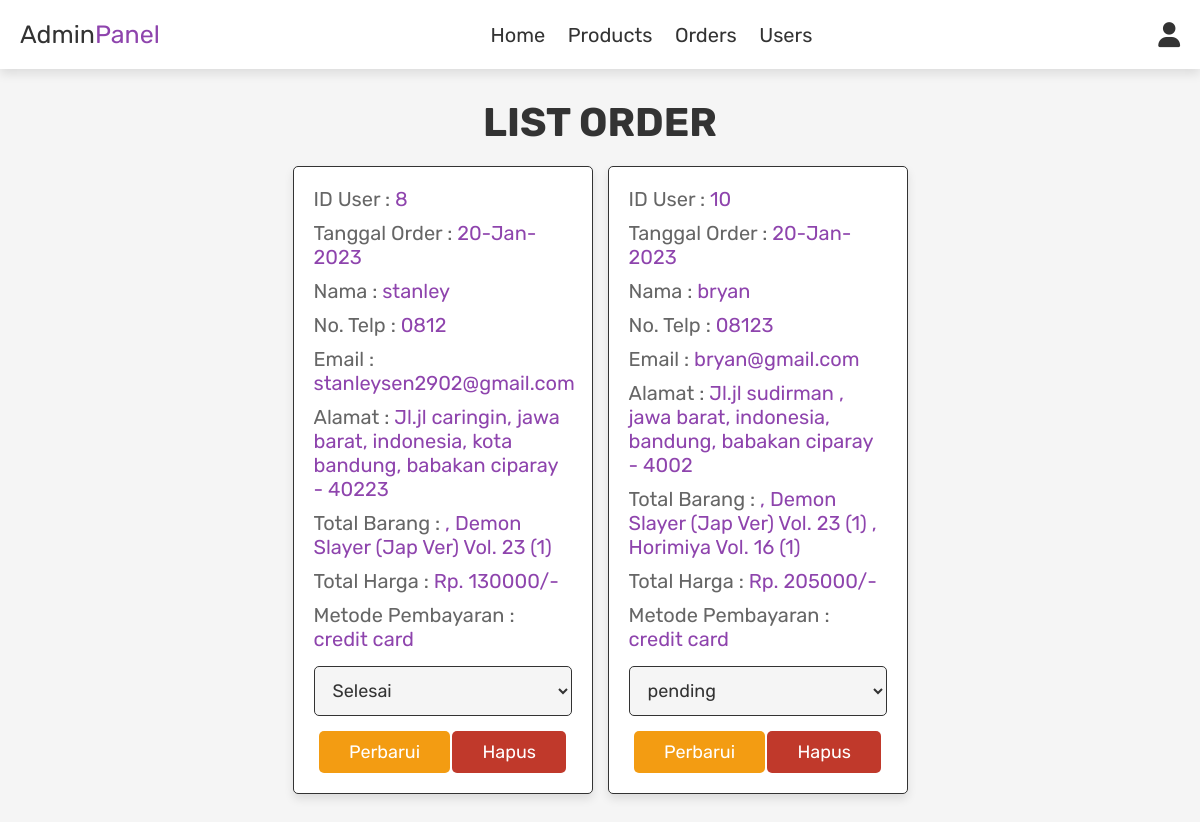
Screenshot of /admin_orders.php (signed in) with the database file from the repository.
### tables this page shows
CREATE TABLE `orders` (
  `id` int(100) NOT NULL,
  `user_id` int(100) NOT NULL,
  `name` varchar(100) NOT NULL,
  `number` varchar(12) NOT NULL,
  `email` varchar(100) NOT NULL,
  `method` varchar(50) NOT NULL,
  `address` varchar(500) NOT NULL,
  `total_products` varchar(1000) NOT NULL,
  `total_price` int(100) NOT NULL,
  `placed_on` varchar(50) NOT NULL,
  `payment_status` varchar(20) NOT NULL DEFAULT 'pending'
);

### admin_orders.php (the view, shortened to what this page needs)
<?php
include 'config.php';
?>
<!DOCTYPE html>
<html lang="en">
<head>
   <link rel="stylesheet" href="https://cdnjs.cloudflare.com/ajax/libs/font-awesome/6.0.0/css/all.min.css">
   <link rel="stylesheet" href="css/admin_style.css">
</head>
<body>
<?php include 'admin_header.php'; ?>
<section class="orders">
   <h1 class="title">LIST ORDER</h1>
   <div class="box-container">
      <?php
      $select_orders = mysqli_query($conn, "SELECT * FROM `orders`") or die('query failed');
      if(mysqli_num_rows($select_orders) > 0){
         while($fetch_orders = mysqli_fetch_assoc($select_orders)){
      ?>
      <div class="box">
         <p> ID User           : <span><?php echo $fetch_orders['user_id']; ?></span> </p>
         <p> Tanggal Order     : <span><?php echo $fetch_orders['placed_on']; ?></span> </p>
         <p> Nama              : <span><?php echo $fetch_orders['name']; ?></span> </p>
         <p> No. Telp          : <span><?php echo $fetch_orders['number']; ?></span> </p>
         <p> Email             : <span><?php echo $fetch_orders['email']; ?></span> </p>
         <p> Alamat            : <span><?php echo $fetch_orders['address']; ?></span> </p>
         <p> Total Barang      : <span><?php echo $fetch_orders['total_products']; ?></span> </p>
         <p> Total Harga       : <span>Rp. <?php echo $fetch_orders['total_price']; ?>/-</span> </p>
         <p> Metode Pembayaran : <span><?php echo $fetch_orders['method']; ?></span> </p>
         <form action="" method="post">
            <select name="update_payment">
               <option value="" selected disabled><?php echo $fetch_orders['payment_status']; ?></option>
            </select>
            <input type="submit" value="Perbarui" name="update_order" class="option-btn">
            <a href="admin_orders.php?delete=<?php echo $fetch_orders['id']; ?>" onclick="return confirm('Hapus pengguna ini?');" class="delete-btn">Hapus</a>
         </form>
      </div>
      <?php
         }
      }else{
         echo '<p class="empty">Keranjang anda kosong!</p>';
      }
      ?>
   </div>
</section>
</body>
</html>

### css/admin_style.css (style rules this page uses)
:root { --purple:#8e44ad; --red:#c0392b; --orange:#f39c12; --black:#333; --white:#fff; --light-color:#666; --light-white:#ccc; --light-bg:#f5f5f5; --border:.1rem solid var(--black); --box-shadow:0 .5rem 1rem rgba(0,0,0,.1); }
* { font-family: 'Rubik', sans-serif; margin:0; padding:0; box-sizing: border-box; outline: none; border:none; text-decoration: none; transition:all .2s linear; }
html { font-size: 62.5%; overflow-x: hidden; }
body { background-color: var(--light-bg); }
section { padding:3rem 2rem; }
.title { text-align: center; margin-bottom: 2rem; text-transform: uppercase; color:var(--black); font-size: 4rem; }
.btn, .option-btn, .delete-btn, .white-btn { display: inline-block; margin-top: 1rem; padding:1rem 3rem; cursor: pointer; color:var(--white); font-size: 1.8rem; border-radius: .5rem; text-transform: capitalize; }
.option-btn { background-color: var(--orange); }
.delete-btn { background-color: var(--red); }
.orders .box-container { display: grid; grid-template-columns: repeat(auto-fit, 30rem); justify-content: center; gap:1.5rem; max-width: 1200px; margin:0 auto; align-items: flex-start; }
.orders .box-container .box { background-color: var(--white); padding:2rem; border:var(--border); box-shadow: var(--box-shadow); border-radius: .5rem; }
.orders .box-container .box p { padding-bottom: 1rem; font-size: 2rem; color:var(--light-color); }
.orders .box-container .box p span { color:var(--purple); }
.orders .box-container .box form { text-align: center; }
.orders .box-container .box form select { border-radius: .5rem; margin:.5rem 0; width: 100%; background-color: var(--light-bg); border:var(--border); padding:1.2rem 1.4rem; font-size: 1.8rem; color:var(--black); }

### rows the page displays
orders: user "8", placed_on "20-Jan-2023", name "stanley", number "0812", email "stanleysen2902@gmail.com", address "Jl.jl caringin, jawa barat, indonesia, kota bandung, babakan ciparay - 40223", total_products ", Demon Slayer (Jap Ver) Vol. 23 (1)", total_price "130000", method "credit card", update_payment "Selesai"
orders: user "10", placed_on "20-Jan-2023", name "bryan", number "08123", email "bryan@gmail.com", address "Jl.jl sudirman , jawa barat, indonesia, bandung, babakan ciparay - 4002", total_products ", Demon Slayer (Jap Ver) Vol. 23 (1) , Horimiya Vol. 16 (1)", total_price "205000", method "credit card", update_payment "pending"
